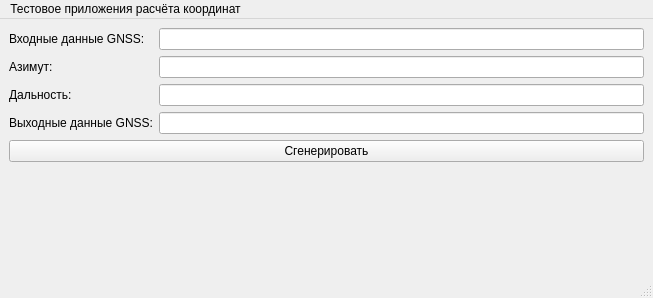
<?xml version="1.0" encoding="UTF-8"?>
<ui version="4.0">
 <class>MainWindow</class>
 <widget class="QMainWindow" name="MainWindow">
  <property name="geometry">
   <rect>
    <x>0</x>
    <y>0</y>
    <width>653</width>
    <height>298</height>
   </rect>
  </property>
  <property name="windowTitle">
   <string>MainWindow</string>
  </property>
  <widget class="QWidget" name="centralwidget">
   <layout class="QFormLayout" name="formLayout">
    <item row="1" column="0">
     <widget class="QLabel" name="label">
      <property name="text">
       <string>Входные данные GNSS:</string>
      </property>
     </widget>
    </item>
    <item row="2" column="0">
     <widget class="QLabel" name="label_2">
      <property name="text">
       <string>Азимут:</string>
      </property>
     </widget>
    </item>
    <item row="3" column="0">
     <widget class="QLabel" name="label_3">
      <property name="text">
       <string>Дальность:</string>
      </property>
     </widget>
    </item>
    <item row="4" column="0">
     <widget class="QLabel" name="label_4">
      <property name="text">
       <string>Выходные данные GNSS:</string>
      </property>
     </widget>
    </item>
    <item row="1" column="1">
     <widget class="QLineEdit" name="enterGNSS"/>
    </item>
    <item row="2" column="1">
     <widget class="QLineEdit" name="aximuth"/>
    </item>
    <item row="3" column="1">
     <widget class="QLineEdit" name="distance"/>
    </item>
    <item row="4" column="1">
     <widget class="QLineEdit" name="outputGNSS"/>
    </item>
    <item row="5" column="0" colspan="2">
     <widget class="QPushButton" name="generate">
      <property name="text">
       <string>Сгенерировать</string>
      </property>
     </widget>
    </item>
   </layout>
  </widget>
  <widget class="QMenuBar" name="menubar">
   <property name="geometry">
    <rect>
     <x>0</x>
     <y>0</y>
     <width>653</width>
     <height>25</height>
    </rect>
   </property>
   <widget class="QMenu" name="menu">
    <property name="title">
     <string>Тестовое приложения расчёта координат</string>
    </property>
   </widget>
   <addaction name="menu"/>
  </widget>
  <widget class="QStatusBar" name="statusbar"/>
 </widget>
 <resources/>
 <connections/>
</ui>
